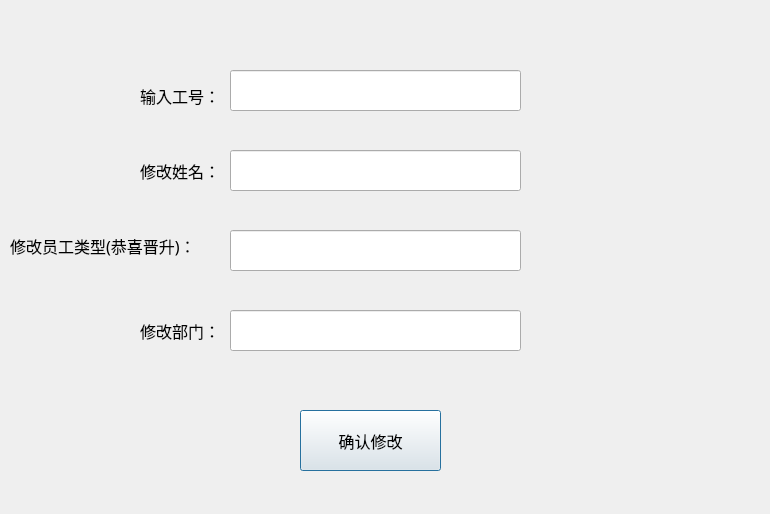
<?xml version="1.0" encoding="UTF-8"?>
<ui version="4.0">
 <class>Updatedialog</class>
 <widget class="QDialog" name="Updatedialog">
  <property name="geometry">
   <rect>
    <x>0</x>
    <y>0</y>
    <width>770</width>
    <height>514</height>
   </rect>
  </property>
  <property name="windowTitle">
   <string>Dialog</string>
  </property>
  <widget class="QLabel" name="label">
   <property name="geometry">
    <rect>
     <x>140</x>
     <y>70</y>
     <width>91</width>
     <height>51</height>
    </rect>
   </property>
   <property name="font">
    <font>
     <family>Adobe Devanagari</family>
     <pointsize>12</pointsize>
    </font>
   </property>
   <property name="text">
    <string>输入工号：</string>
   </property>
  </widget>
  <widget class="QLineEdit" name="num">
   <property name="geometry">
    <rect>
     <x>230</x>
     <y>70</y>
     <width>291</width>
     <height>41</height>
    </rect>
   </property>
  </widget>
  <widget class="QLabel" name="label_2">
   <property name="geometry">
    <rect>
     <x>140</x>
     <y>150</y>
     <width>91</width>
     <height>41</height>
    </rect>
   </property>
   <property name="font">
    <font>
     <family>Adobe Devanagari</family>
     <pointsize>12</pointsize>
    </font>
   </property>
   <property name="text">
    <string>修改姓名：</string>
   </property>
  </widget>
  <widget class="QLineEdit" name="name">
   <property name="geometry">
    <rect>
     <x>230</x>
     <y>150</y>
     <width>291</width>
     <height>41</height>
    </rect>
   </property>
  </widget>
  <widget class="QLabel" name="label_3">
   <property name="geometry">
    <rect>
     <x>10</x>
     <y>220</y>
     <width>221</width>
     <height>51</height>
    </rect>
   </property>
   <property name="font">
    <font>
     <family>Adobe Devanagari</family>
     <pointsize>12</pointsize>
    </font>
   </property>
   <property name="text">
    <string>修改员工类型(恭喜晋升)：</string>
   </property>
  </widget>
  <widget class="QLineEdit" name="type">
   <property name="geometry">
    <rect>
     <x>230</x>
     <y>230</y>
     <width>291</width>
     <height>41</height>
    </rect>
   </property>
  </widget>
  <widget class="QLabel" name="label_4">
   <property name="geometry">
    <rect>
     <x>140</x>
     <y>310</y>
     <width>91</width>
     <height>41</height>
    </rect>
   </property>
   <property name="font">
    <font>
     <family>Adobe Devanagari</family>
     <pointsize>12</pointsize>
    </font>
   </property>
   <property name="text">
    <string>修改部门：</string>
   </property>
  </widget>
  <widget class="QLineEdit" name="department">
   <property name="geometry">
    <rect>
     <x>230</x>
     <y>310</y>
     <width>291</width>
     <height>41</height>
    </rect>
   </property>
  </widget>
  <widget class="QPushButton" name="pushButton">
   <property name="geometry">
    <rect>
     <x>300</x>
     <y>410</y>
     <width>141</width>
     <height>61</height>
    </rect>
   </property>
   <property name="font">
    <font>
     <family>Adobe Devanagari</family>
     <pointsize>12</pointsize>
    </font>
   </property>
   <property name="text">
    <string>确认修改</string>
   </property>
  </widget>
 </widget>
 <resources/>
 <connections/>
</ui>
